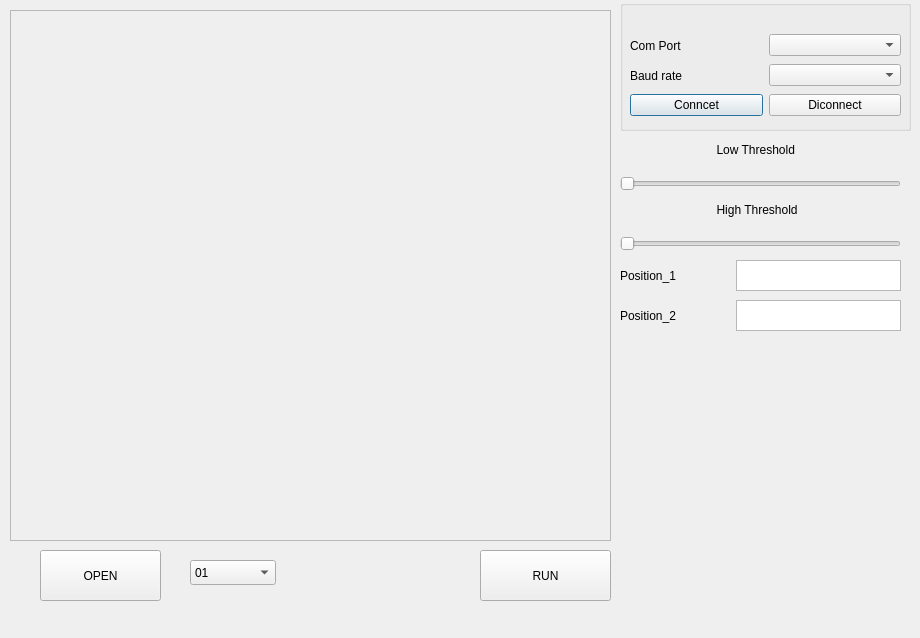
<?xml version="1.0" encoding="UTF-8"?>
<ui version="4.0">
 <class>Main_Dialog</class>
 <widget class="QDialog" name="Main_Dialog">
  <property name="geometry">
   <rect>
    <x>0</x>
    <y>0</y>
    <width>920</width>
    <height>638</height>
   </rect>
  </property>
  <property name="windowTitle">
   <string>Dialog</string>
  </property>
  <widget class="QGroupBox" name="groupBox">
   <property name="geometry">
    <rect>
     <x>620</x>
     <y>0</y>
     <width>291</width>
     <height>131</height>
    </rect>
   </property>
   <property name="title">
    <string/>
   </property>
   <widget class="QWidget" name="horizontalLayoutWidget">
    <property name="geometry">
     <rect>
      <x>10</x>
      <y>30</y>
      <width>271</width>
      <height>31</height>
     </rect>
    </property>
    <layout class="QHBoxLayout" name="horizontalLayout">
     <item>
      <widget class="QLabel" name="label">
       <property name="text">
        <string>Com Port</string>
       </property>
      </widget>
     </item>
     <item>
      <widget class="QComboBox" name="Port_comboBox"/>
     </item>
    </layout>
   </widget>
   <widget class="QWidget" name="horizontalLayoutWidget_2">
    <property name="geometry">
     <rect>
      <x>10</x>
      <y>60</y>
      <width>271</width>
      <height>31</height>
     </rect>
    </property>
    <layout class="QHBoxLayout" name="horizontalLayout_2">
     <item>
      <widget class="QLabel" name="label_2">
       <property name="text">
        <string>Baud rate </string>
       </property>
      </widget>
     </item>
     <item>
      <widget class="QComboBox" name="comboBox_Baudrate"/>
     </item>
    </layout>
   </widget>
   <widget class="QWidget" name="horizontalLayoutWidget_3">
    <property name="geometry">
     <rect>
      <x>10</x>
      <y>90</y>
      <width>271</width>
      <height>31</height>
     </rect>
    </property>
    <layout class="QHBoxLayout" name="horizontalLayout_3">
     <item>
      <widget class="QPushButton" name="Connect_pushButton">
       <property name="text">
        <string>Conncet</string>
       </property>
      </widget>
     </item>
     <item>
      <widget class="QPushButton" name="Disconnect_pushButton">
       <property name="text">
        <string>Diconnect</string>
       </property>
      </widget>
     </item>
    </layout>
   </widget>
  </widget>
  <widget class="QScrollArea" name="scrollArea">
   <property name="geometry">
    <rect>
     <x>10</x>
     <y>10</y>
     <width>601</width>
     <height>531</height>
    </rect>
   </property>
   <property name="widgetResizable">
    <bool>true</bool>
   </property>
   <widget class="QWidget" name="scrollAreaWidgetContents">
    <property name="geometry">
     <rect>
      <x>0</x>
      <y>0</y>
      <width>599</width>
      <height>529</height>
     </rect>
    </property>
   </widget>
  </widget>
  <widget class="QPushButton" name="RUN_pushButton">
   <property name="geometry">
    <rect>
     <x>480</x>
     <y>550</y>
     <width>131</width>
     <height>51</height>
    </rect>
   </property>
   <property name="text">
    <string>RUN</string>
   </property>
  </widget>
  <widget class="QWidget" name="horizontalLayoutWidget_4">
   <property name="geometry">
    <rect>
     <x>620</x>
     <y>260</y>
     <width>281</width>
     <height>31</height>
    </rect>
   </property>
   <layout class="QHBoxLayout" name="horizontalLayout_4">
    <item>
     <widget class="QLabel" name="label_3">
      <property name="text">
       <string>Position_1                </string>
      </property>
     </widget>
    </item>
    <item>
     <widget class="QTextEdit" name="textEdit"/>
    </item>
   </layout>
  </widget>
  <widget class="QWidget" name="horizontalLayoutWidget_5">
   <property name="geometry">
    <rect>
     <x>620</x>
     <y>300</y>
     <width>281</width>
     <height>31</height>
    </rect>
   </property>
   <layout class="QHBoxLayout" name="horizontalLayout_6">
    <item>
     <widget class="QLabel" name="label_4">
      <property name="text">
       <string>Position_2                </string>
      </property>
     </widget>
    </item>
    <item>
     <widget class="QTextEdit" name="textEdit_2"/>
    </item>
   </layout>
  </widget>
  <widget class="QWidget" name="verticalLayoutWidget">
   <property name="geometry">
    <rect>
     <x>620</x>
     <y>130</y>
     <width>281</width>
     <height>61</height>
    </rect>
   </property>
   <layout class="QVBoxLayout" name="verticalLayout">
    <item>
     <widget class="QLabel" name="label_5">
      <property name="text">
       <string>                             Low Threshold</string>
      </property>
     </widget>
    </item>
    <item>
     <widget class="QSlider" name="Threshold_horizontalSlider">
      <property name="maximum">
       <number>255</number>
      </property>
      <property name="orientation">
       <enum>Qt::Horizontal</enum>
      </property>
     </widget>
    </item>
   </layout>
  </widget>
  <widget class="QPushButton" name="Open_pushButton">
   <property name="geometry">
    <rect>
     <x>40</x>
     <y>550</y>
     <width>121</width>
     <height>51</height>
    </rect>
   </property>
   <property name="text">
    <string>OPEN</string>
   </property>
  </widget>
  <widget class="QComboBox" name="img_comboBox">
   <property name="geometry">
    <rect>
     <x>190</x>
     <y>560</y>
     <width>86</width>
     <height>25</height>
    </rect>
   </property>
   <item>
    <property name="text">
     <string>01</string>
    </property>
   </item>
   <item>
    <property name="text">
     <string>02</string>
    </property>
   </item>
   <item>
    <property name="text">
     <string>03</string>
    </property>
   </item>
   <item>
    <property name="text">
     <string>04</string>
    </property>
   </item>
   <item>
    <property name="text">
     <string>05</string>
    </property>
   </item>
   <item>
    <property name="text">
     <string>06</string>
    </property>
   </item>
   <item>
    <property name="text">
     <string>07</string>
    </property>
   </item>
   <item>
    <property name="text">
     <string>08</string>
    </property>
   </item>
   <item>
    <property name="text">
     <string>09</string>
    </property>
   </item>
   <item>
    <property name="text">
     <string>10</string>
    </property>
   </item>
   <item>
    <property name="text">
     <string>11</string>
    </property>
   </item>
   <item>
    <property name="text">
     <string>12</string>
    </property>
   </item>
   <item>
    <property name="text">
     <string>13</string>
    </property>
   </item>
   <item>
    <property name="text">
     <string>14</string>
    </property>
   </item>
   <item>
    <property name="text">
     <string>15</string>
    </property>
   </item>
   <item>
    <property name="text">
     <string>16</string>
    </property>
   </item>
   <item>
    <property name="text">
     <string>17</string>
    </property>
   </item>
  </widget>
  <widget class="QWidget" name="verticalLayoutWidget_2">
   <property name="geometry">
    <rect>
     <x>620</x>
     <y>190</y>
     <width>281</width>
     <height>61</height>
    </rect>
   </property>
   <layout class="QVBoxLayout" name="verticalLayout_2">
    <item>
     <widget class="QLabel" name="label_6">
      <property name="text">
       <string>                             High Threshold</string>
      </property>
     </widget>
    </item>
    <item>
     <widget class="QSlider" name="Threshold_horizontalSlider_2">
      <property name="maximum">
       <number>255</number>
      </property>
      <property name="orientation">
       <enum>Qt::Horizontal</enum>
      </property>
     </widget>
    </item>
   </layout>
  </widget>
 </widget>
 <resources/>
 <connections/>
</ui>
